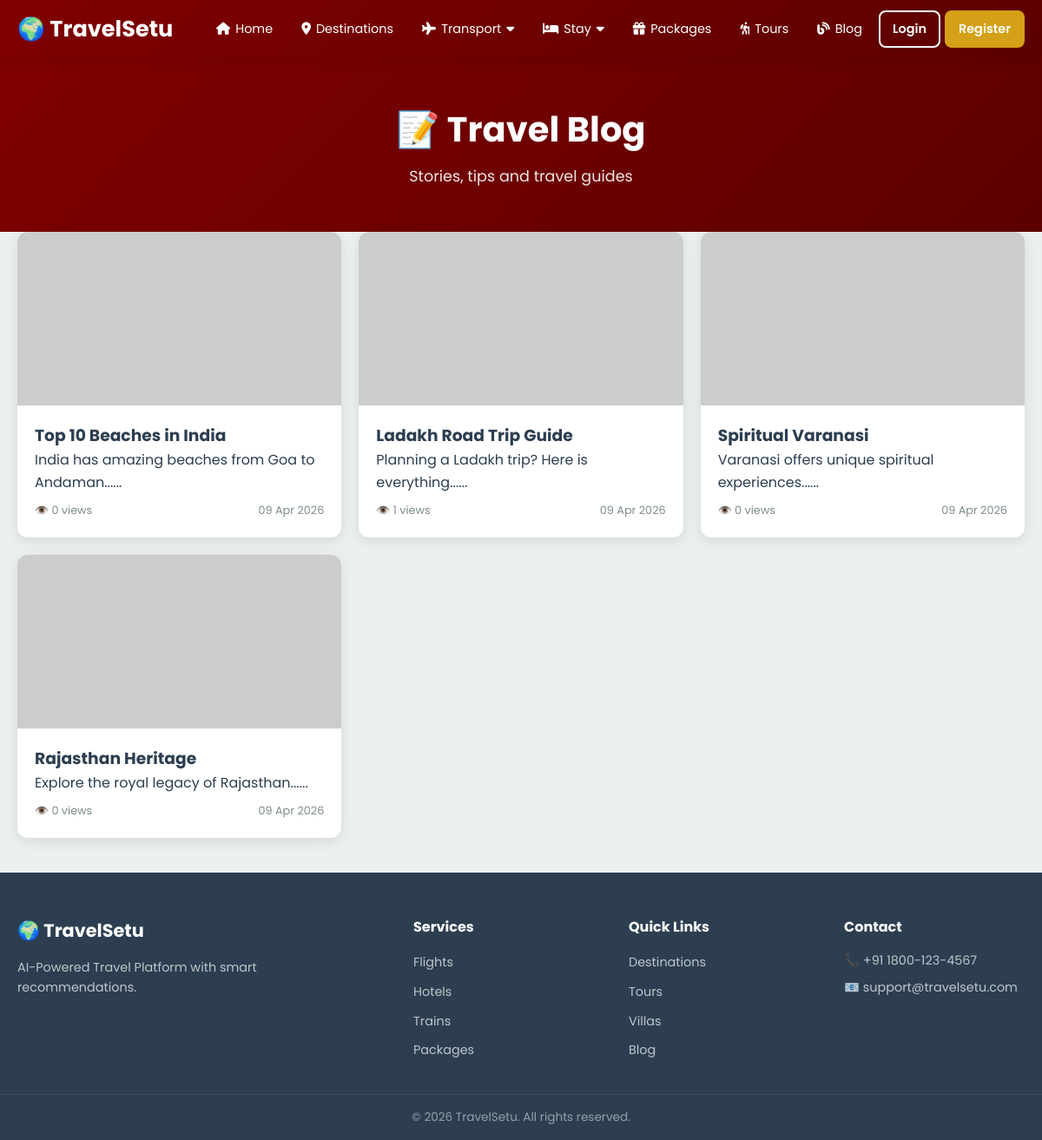
Page /blog on the committed database.
### app.py (models this page shows)
class Blog(db.Model):
    __tablename__ = 'blogs'
    id = db.Column(db.Integer, primary_key=True)
    author_id = db.Column(db.Integer, db.ForeignKey('users.id'), nullable=False)
    title = db.Column(db.String(200), nullable=False)
    content = db.Column(db.Text)
    tags = db.Column(db.String(200))
    views = db.Column(db.Integer, default=0)
    created_at = db.Column(db.DateTime, default=datetime.utcnow)
    author = db.relationship('User', backref='blogs')

### app.py (the view)
@app.route('/blog')
def blog():
    all_blogs = Blog.query.order_by(Blog.created_at.desc()).all()
    return render_template('blog.html', blogs=all_blogs)

### app.py (called while the page is built)
@app.context_processor
def inject_globals():
    unread_count = 0
    if current_user.is_authenticated:
        unread_count = Notification.query.filter_by(
            user_id=current_user.id, is_read=False).count()
    return {
        'unread_notifications': unread_count,
        'current_year': datetime.now().year,
        'all_categories': ['adventure', 'religious', 'beaches', 'heritage'],
        'get_destination_image': get_destination_image,
    }

### templates/blog.html
{% extends "base.html" %}
{% block content %}
<div class="page-header">
    <h1>📝 Travel Blog</h1>
    <p>Stories, tips and travel guides</p>
</div>
<div class="container">
    {% if blogs %}
    <div class="grid grid-3">
        {% for b in blogs %}
        <a href="{{ url_for('blog_detail', id=b.id) }}" class="blog-card">
            <div class="blog-img">
                <img src="https://picsum.photos/seed/blog{{ b.id }}/400/250" alt="{{ b.title }}">
            </div>
            <div class="blog-body">
                <h3>{{ b.title }}</h3>
                <p>{{ b.content[:100] }}...</p>
                <div class="blog-meta">
                    <span>👁️ {{ b.views }} views</span>
                    <span>{{ b.created_at.strftime('%d %b %Y') }}</span>
                </div>
            </div>
        </a>
        {% endfor %}
    </div>
    {% else %}
    <div class="card text-center">
        <h3>No blog posts yet</h3>
    </div>
    {% endif %}
</div>
{% endblock %}

### static/style.css (style rules this page uses)
:root { --primary: #800000; --primary-light: #a52a2a; --primary-dark: #5c0000; --gold: #d4a017; --gold-light: #f0c040; --success: #27ae60; --danger: #e74c3c; --warning: #f39c12; --info: #3498db; --dark: #2c3e50; --gray: #7f8c8d; --gray-light: #ecf0f1; --gray-200: #dfe6e9; --white: #ffffff; --shadow: 0 4px 15px rgba(0,0,0,0.1); --shadow-lg: 0 10px 30px rgba(0,0,0,0.15); --radius: 12px; --radius-sm: 8px; --transition: all 0.3s ease; }
.blog-card { background: white; border-radius: var(--radius); overflow: hidden; box-shadow: var(--shadow); transition: var(--transition); }
.blog-img { height: 200px; overflow: hidden; }
.blog-img img { width: 100%; height: 100%; object-fit: cover; }
.blog-body { padding: 20px; }
.blog-meta { display: flex; justify-content: space-between; color: var(--gray); font-size: 0.8rem; margin-top: 10px; }
* { margin: 0; padding: 0; box-sizing: border-box; }
html { scroll-behavior: smooth; }
body { font-family: 'Poppins', sans-serif; background: var(--gray-light); color: var(--dark); line-height: 1.6; min-height: 100vh; display: flex; flex-direction: column; }
a { text-decoration: none; color: inherit; transition: var(--transition); }
img { max-width: 100%; height: auto; display: block; }
.container { max-width: 1300px; margin: 0 auto; padding: 0 20px; }
.page-header { background: linear-gradient(135deg, var(--primary), var(--primary-dark)); padding: 50px 0; text-align: center; color: white; }
.page-header h1 { font-size: 2.5rem; margin-bottom: 8px; }
.page-header p { opacity: 0.9; font-size: 1.1rem; }
.grid { display: grid; gap: 20px; }
.grid-3 { grid-template-columns: repeat(auto-fill, minmax(300px, 1fr)); }

### rows in the picture
Blog: title "Top 10 Beaches in India", content "India has amazing beaches from Goa to Andaman...", views "0", created_at "09 Apr 2026"
Blog: title "Ladakh Road Trip Guide", content "Planning a Ladakh trip? Here is everything...", views "1", created_at "09 Apr 2026"
Blog: title "Spiritual Varanasi", content "Varanasi offers unique spiritual experiences...", views "0", created_at "09 Apr 2026"
Blog: title "Rajasthan Heritage", content "Explore the royal legacy of Rajasthan...", views "0", created_at "09 Apr 2026"
